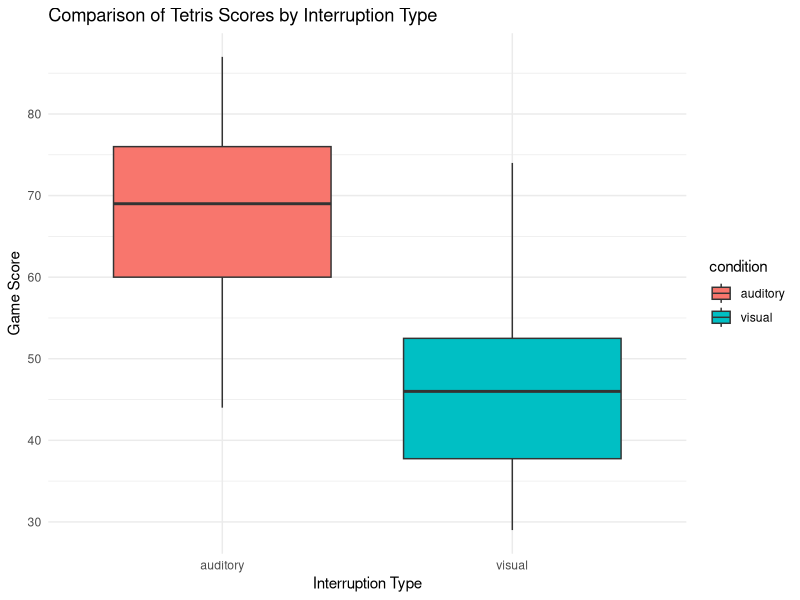
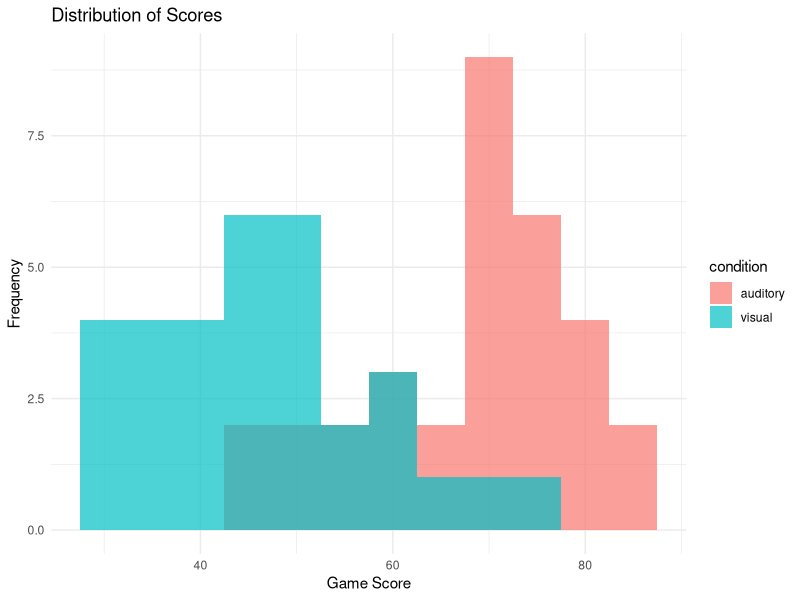

The R script that drew these images, in order:
# Importing required libraries for data analysis and visualization
library(ggplot2)
library(dplyr)

# Setting the working directory to access the data file
setwd("~/Downloads")

# Step 1: Data Exploration and Preprocessing
# Reading the dataset
game_data <- read.csv("tetris.csv")

# Displaying a summary of the dataset
summary(game_data)
str(game_data)
head(game_data)

# Checking for any missing values in the dataset
sum(is.na(game_data))

# Step 2: Calculating Summary Statistics
# Grouping the data by condition and calculating statistics
summary_statistics <- game_data %>%
  group_by(condition) %>%
  summarise(
    average_score = mean(score),
    score_sd = sd(score),
    median_score = median(score),
    min_score = min(score),
    max_score = max(score)
  )
print(summary_statistics)

# Step 3: Data Visualization
# Generating a boxplot to compare scores by condition
ggplot(game_data, aes(x = condition, y = score, fill = condition)) +
  geom_boxplot() +
  labs(title = "Comparison of Tetris Scores by Interruption Type", x = "Interruption Type", y = "Game Score") +
  theme_minimal()

# Creating a histogram to visualize the distribution of scores
ggplot(game_data, aes(x = score, fill = condition)) +
  geom_histogram(binwidth = 5, alpha = 0.7, position = "identity") +
  labs(title = "Distribution of Scores", x = "Game Score", y = "Frequency") +
  theme_minimal()
